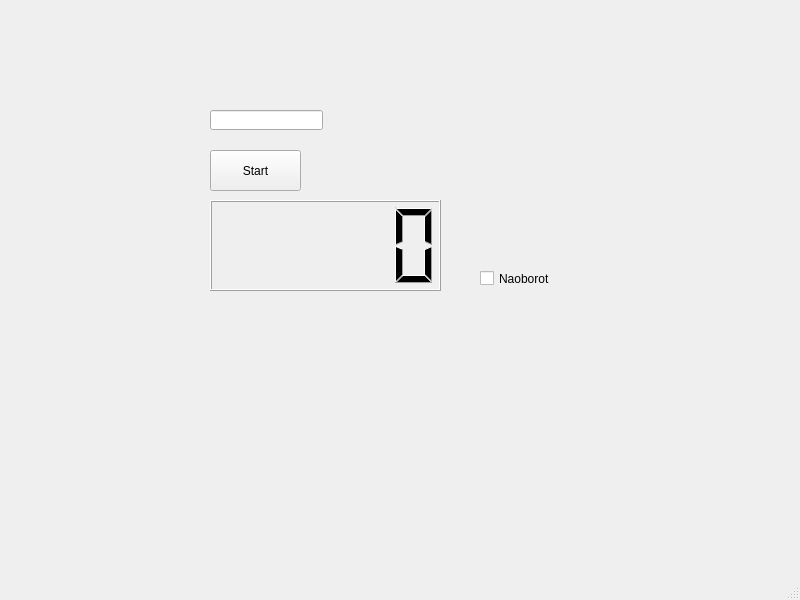
<?xml version="1.0" encoding="UTF-8"?>
<ui version="4.0">
 <class>MainWindow</class>
 <widget class="QMainWindow" name="MainWindow">
  <property name="geometry">
   <rect>
    <x>0</x>
    <y>0</y>
    <width>800</width>
    <height>600</height>
   </rect>
  </property>
  <property name="windowTitle">
   <string>MainWindow</string>
  </property>
  <widget class="QWidget" name="centralwidget">
   <widget class="QLCDNumber" name="lcdNumber">
    <property name="geometry">
     <rect>
      <x>210</x>
      <y>200</y>
      <width>231</width>
      <height>91</height>
     </rect>
    </property>
   </widget>
   <widget class="QPushButton" name="pushButton">
    <property name="geometry">
     <rect>
      <x>210</x>
      <y>150</y>
      <width>91</width>
      <height>41</height>
     </rect>
    </property>
    <property name="text">
     <string>Start</string>
    </property>
   </widget>
   <widget class="QLineEdit" name="lineEdit">
    <property name="geometry">
     <rect>
      <x>210</x>
      <y>110</y>
      <width>113</width>
      <height>20</height>
     </rect>
    </property>
   </widget>
   <widget class="QCheckBox" name="checkBox">
    <property name="geometry">
     <rect>
      <x>480</x>
      <y>270</y>
      <width>70</width>
      <height>17</height>
     </rect>
    </property>
    <property name="text">
     <string>Naoborot</string>
    </property>
   </widget>
  </widget>
  <widget class="QMenuBar" name="menubar">
   <property name="geometry">
    <rect>
     <x>0</x>
     <y>0</y>
     <width>800</width>
     <height>21</height>
    </rect>
   </property>
  </widget>
  <widget class="QStatusBar" name="statusbar"/>
 </widget>
 <resources/>
 <connections/>
</ui>
